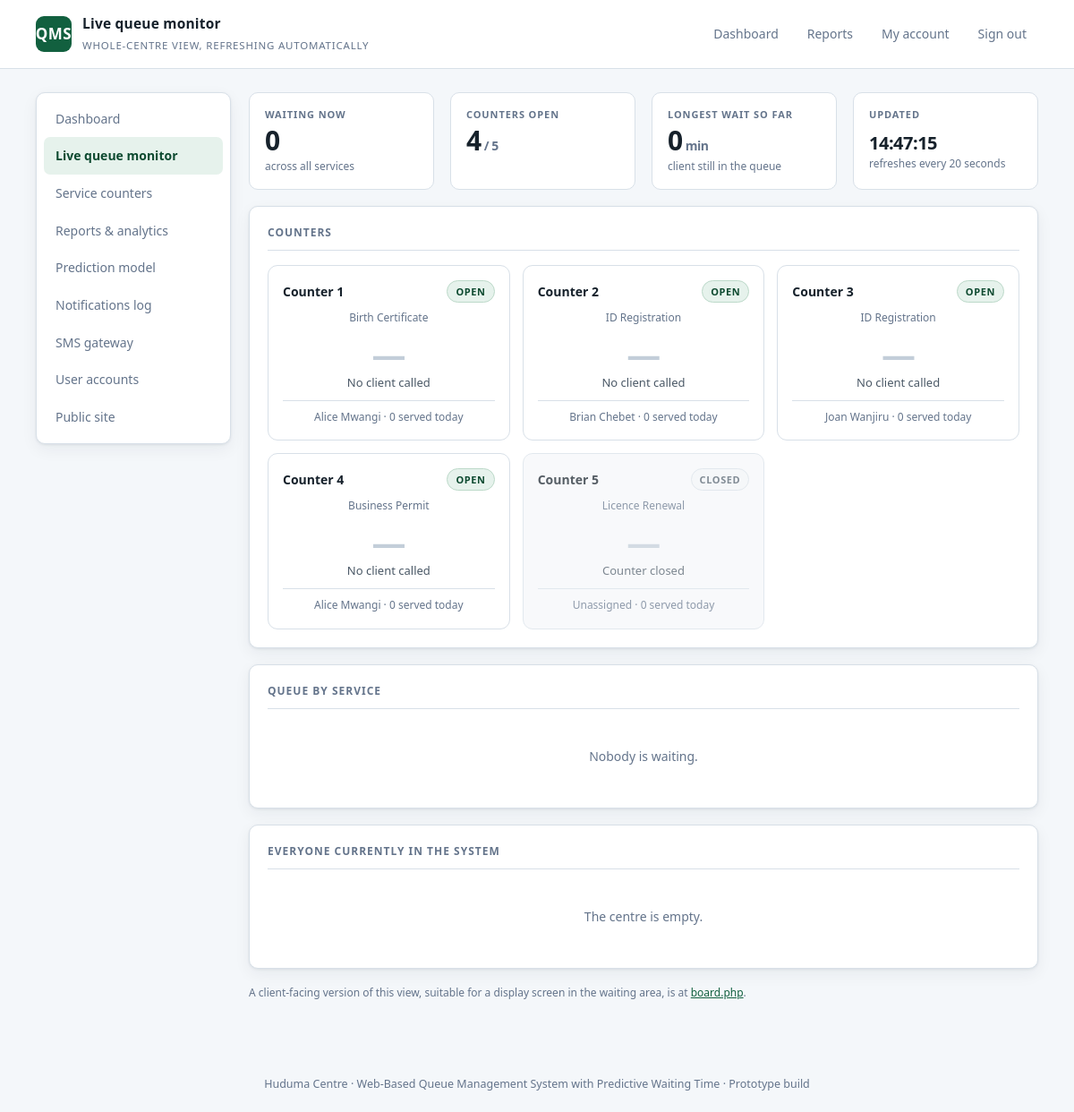
Page /admin/monitor.php (signed in) on the committed database.
### tables this page shows
CREATE TABLE service_counter (
    counter_id        INT AUTO_INCREMENT PRIMARY KEY,
    counter_name      VARCHAR(60)  NOT NULL,
    service_type      VARCHAR(80)  NOT NULL,
    status            ENUM('open','closed') NOT NULL DEFAULT 'closed',
    assigned_staff_id INT DEFAULT NULL,
    CONSTRAINT fk_counter_staff FOREIGN KEY (assigned_staff_id)
        REFERENCES user (user_id) ON DELETE SET NULL,
    INDEX idx_counter_service (service_type, status)
);

CREATE TABLE user (
    user_id        INT AUTO_INCREMENT PRIMARY KEY,
    full_name      VARCHAR(120)  NOT NULL,
    phone_number   VARCHAR(20)   NOT NULL,
    email          VARCHAR(120)  DEFAULT NULL,
    password_hash  VARCHAR(255)  DEFAULT NULL,
    role           ENUM('client','staff','admin') NOT NULL DEFAULT 'client',
    created_at     DATETIME      NOT NULL DEFAULT CURRENT_TIMESTAMP,
    INDEX idx_user_phone (phone_number),
    UNIQUE KEY uq_user_email (email)
);

### includes/helpers.php (called while the page is built, shortened)
<?php
require_once __DIR__ . '/db.php';
function e(?string $s): string
{
    return htmlspecialchars((string)$s, ENT_QUOTES, 'UTF-8');
}

### includes/auth.php (called while the page is built, shortened)
<?php
require_once __DIR__ . '/helpers.php';
function auth_user(): ?array
{
    return $_SESSION['user'] ?? null;
}

### includes/db.php (called while the page is built, shortened)
<?php
function db(): PDO
{
    static $pdo = null;
    if ($pdo === null) {
        $dsn = sprintf('mysql:host=%s;dbname=%s;charset=utf8mb4', DB_HOST, DB_NAME);
        try {
            $pdo = new PDO($dsn, DB_USER, DB_PASS, [
                PDO::ATTR_ERRMODE            => PDO::ERRMODE_EXCEPTION,
                PDO::ATTR_DEFAULT_FETCH_MODE => PDO::FETCH_ASSOC,
                PDO::ATTR_EMULATE_PREPARES   => false,
            ]);
        } catch (PDOException $e) {
            http_response_code(500);
            die('Database connection failed. Check config/config.php. '
                . (APP_DEBUG ? htmlspecialchars($e->getMessage()) : ''));
        }
    }
    return $pdo;
}
function q(string $sql, array $params = []): PDOStatement
{
    $stmt = db()->prepare($sql);
    $stmt->execute($params);
    return $stmt;
}
function q_all(string $sql, array $params = []): array
{
    return q($sql, $params)->fetchAll();
}

### admin/monitor.php (the view, shortened to what this page needs)
<?php
require_once __DIR__ . '/../includes/layout.php';
$counters = q_all(
    'SELECT sc.*, u.full_name AS staff_name,
            (SELECT qe.queue_number FROM queue_entry qe
              WHERE qe.counter_id = sc.counter_id
                AND qe.status IN ("called","in_service")
              ORDER BY qe.called_time DESC LIMIT 1) AS now_serving,
            (SELECT qe.status FROM queue_entry qe
              WHERE qe.counter_id = sc.counter_id
                AND qe.status IN ("called","in_service")
              ORDER BY qe.called_time DESC LIMIT 1) AS now_status,
            (SELECT u2.full_name FROM queue_entry qe
               JOIN user u2 ON u2.user_id = qe.user_id
              WHERE qe.counter_id = sc.counter_id
                AND qe.status IN ("called","in_service")
              ORDER BY qe.called_time DESC LIMIT 1) AS client_name,
            (SELECT COUNT(*) FROM queue_entry qe
              WHERE qe.counter_id = sc.counter_id AND qe.status = "completed"
                AND DATE(qe.service_end_time) = CURDATE()) AS served_today
       FROM service_counter sc
  LEFT JOIN user u ON u.user_id = sc.assigned_staff_id
   ORDER BY sc.counter_id');
$services = q_all(
    'SELECT service_type,
            COUNT(*) AS waiting,
            SUM(status = "checked_in") AS checked_in,
            AVG(predicted_wait_time) AS avg_wait,
            MAX(predicted_wait_time) AS max_wait,
            MIN(join_time) AS oldest
       FROM queue_entry
      WHERE status IN ("waiting","checked_in")
      GROUP BY service_type
      ORDER BY waiting DESC');
$queue = q_all(
    'SELECT qe.queue_number, qe.service_type, qe.status, qe.join_time,
            qe.predicted_wait_time, qe.delivery_channel, u.full_name,
            sc.counter_name,
            TIMESTAMPDIFF(MINUTE, qe.join_time, NOW()) AS waiting_minutes
       FROM queue_entry qe
       JOIN user u ON u.user_id = qe.user_id
  LEFT JOIN service_counter sc ON sc.counter_id = qe.counter_id
      WHERE qe.status IN ("waiting","checked_in","called","in_service")
      ORDER BY FIELD(qe.status,"in_service","called","checked_in","waiting"),
               qe.join_time ASC');
$totalWaiting = 0;
$openCounters = 0;
foreach ($counters as $c) {
    if ($c['status'] === 'open') {
        $openCounters++;
    }
}
$longest = $queue ? max(array_map(fn($r) => (int)$r['waiting_minutes'], $queue)) : 0;
page_head('Live queue monitor', 'monitor', [
    'heading'    => 'Live queue monitor',
    'subheading' => 'Whole-centre view, refreshing automatically',
]);
?>
<div class="side-layout">
  <nav class="sidenav">
    <a href="dashboard.php">Dashboard</a>
    <a class="on" href="monitor.php">Live queue monitor</a>
    <a href="counters.php">Service counters</a>
    <a href="reports.php">Reports &amp; analytics</a>
    <a href="model.php">Prediction model</a>
    <a href="notifications.php">Notifications log</a>
    <a href="gateway.php">SMS gateway</a>
    <a href="users.php">User accounts</a>
    <a href="../index.php">Public site</a>
  </nav>
  <div>
    <div class="grid g4" style="margin-bottom:18px;">
      <div class="stat"><div class="k">Waiting now</div>
        <div class="v"><?= $totalWaiting ?></div>
        <div class="d">across all services</div></div>
      <div class="stat"><div class="k">Counters open</div>
        <div class="v"><?= $openCounters ?><small> / <?= count($counters) ?></small></div></div>
      <div class="stat"><div class="k">Longest wait so far</div>
        <div class="v"><?= $longest ?><small> min</small></div>
        <div class="d">client still in the queue</div></div>
      <div class="stat"><div class="k">Updated</div>
        <div class="v" style="font-size:20px; padding-top:8px;"><?= date('H:i:s') ?></div>
        <div class="d">refreshes every 20 seconds</div></div>
    </div>
    <div class="panel">
      <h2>Counters</h2>
      <div class="monitor-grid">
        <?php foreach ($counters as $c): ?>
          <div class="monitor-card <?= $c['status'] === 'open' ? '' : 'closed' ?>">
            <div class="mc-head">
              <b><?= e($c['counter_name']) ?></b>
              <?= badge($c['status']) ?>
            </div>
            <div class="mc-service"><?= e($c['service_type']) ?></div>
            <?php if ($c['now_serving']): ?>
              <div class="mc-number"><?= e($c['now_serving']) ?></div>
              <div class="mc-client"><?= e($c['client_name'] ?? '') ?></div>
              <div class="tiny muted"><?= badge($c['now_status']) ?></div>
            <?php else: ?>
              <div class="mc-number idle">&mdash;</div>
              <div class="mc-client muted">
                <?= $c['status'] === 'open' ? 'No client called' : 'Counter closed' ?></div>
            <?php endif; ?>
            <div class="mc-foot tiny muted">
              <?= e($c['staff_name'] ?? 'Unassigned') ?>
              &middot; <?= (int)$c['served_today'] ?> served today
            </div>
          </div>
        <?php endforeach; ?>
      </div>
    </div>
    <div class="panel">
      <h2>Queue by service</h2>
      <?php if (!$services): ?>
        <div class="empty">Nobody is waiting.</div>
      <?php endif; ?>
    </div>
    <div class="panel">
      <h2>Everyone currently in the system</h2>
      <?php if (!$queue): ?>
        <div class="empty">The centre is empty.</div>
      <?php endif; ?>
    </div>
    <p class="tiny muted">
      A client-facing version of this view, suitable for a display screen in
      the waiting area, is at <a href="../board.php" target="_blank">board.php</a>.
    </p>
  </div>
</div>
<?php page_foot(); ?>

### includes/layout.php (shortened to what this page needs)
<?php
require_once __DIR__ . '/helpers.php';
require_once __DIR__ . '/auth.php';
function base_url(): string
{
    return defined('QMS_ROOT') ? QMS_ROOT : './';
}
function page_head(string $title, string $active = '', array $opts = []): void
{
    $root = base_url();
    $user = auth_user();
    ?><!DOCTYPE html>
<html lang="en">
<head>
<link rel="stylesheet" href="<?= e($root) ?>assets/css/style.css">
</head>
<body>
<header class="topbar">
  <div class="topbar-inner">
    <a class="brand" href="<?= e($root) ?>index.php">
      <span class="brand-mark">QMS</span>
      <span>
        <span class="brand-name"><?= e($opts['heading'] ?? 'Queue Management System') ?></span><br>
        <span class="brand-sub"><?= e($opts['subheading'] ?? CENTRE_NAME) ?></span>
      </span>
    </a>
    <nav class="nav">
      <?php if ($user && $user['role'] === 'staff'): ?>
        <a href="<?= e($root) ?>staff/counter.php" class="<?= $active === 'counter' ? 'on' : '' ?>">My counter</a>
        <a href="<?= e($root) ?>account.php" class="<?= $active === 'account' ? 'on' : '' ?>">My account</a>
        <a href="<?= e($root) ?>index.php">Public site</a>
        <a href="<?= e($root) ?>logout.php">Sign out</a>
      <?php elseif ($user && $user['role'] === 'admin'): ?>
        <a href="<?= e($root) ?>admin/dashboard.php" class="<?= $active === 'dashboard' ? 'on' : '' ?>">Dashboard</a>
        <a href="<?= e($root) ?>admin/reports.php" class="<?= $active === 'reports' ? 'on' : '' ?>">Reports</a>
        <a href="<?= e($root) ?>account.php" class="<?= $active === 'account' ? 'on' : '' ?>">My account</a>
        <a href="<?= e($root) ?>logout.php">Sign out</a>
      <?php endif; ?>
    </nav>
  </div>
</header>
<main class="wrap <?= !empty($opts['narrow']) ? 'wrap-narrow' : '' ?>">
<?php
}
function page_foot(): void
{
    ?>
</main>
<footer class="foot">
  <?= e(CENTRE_NAME) ?> &middot; Web-Based Queue Management System with Predictive
  Waiting Time &middot; Prototype build
</footer>
</body>
</html>
<?php
}
function badge(string $status): string
{
    return '<span class="badge ' . e($status) . '">'
        . e(strtoupper(str_replace('_', ' ', $status))) . '</span>';
}

### assets/css/style.css (style rules this page uses)
:root { --ink: #16212b; --muted: #64748b; --line: #d8e0e8; --bg: #f4f7fa; --panel: #ffffff; --brand: #12603f; --brand-dk: #0d4a30; --brand-lt: #e6f2ec; --accent: #b4531f; --danger: #a32d20; --ok: #12603f; --warn: #8a6412; --radius: 10px; --shadow: 0 1px 3px rgba(16,32,48,.08), 0 6px 18px rgba(16,32,48,.06); }
* { box-sizing: border-box; margin: 0; padding: 0; }
body { font-family: "Segoe UI", system-ui, -apple-system, Roboto, Arial, sans-serif; background: var(--bg); color: var(--ink); line-height: 1.55; font-size: 15px; }
a { color: var(--brand); }
.topbar { background: var(--panel); border-bottom: 1px solid var(--line); position: sticky; top: 0; z-index: 20; }
.topbar-inner { max-width: 1160px; margin: 0 auto; padding: 14px 20px; display: flex; align-items: center; justify-content: space-between; gap: 20px; }
.brand { display: flex; align-items: center; gap: 12px; text-decoration: none; color: inherit; }
.brand-mark { width: 40px; height: 40px; border-radius: 9px; background: var(--brand); color: #fff; display: flex; align-items: center; justify-content: center; font-weight: 700; font-size: 17px; letter-spacing: .5px; flex: none; }
.brand-name { font-weight: 700; font-size: 15.5px; letter-spacing: .2px; }
.brand-sub { font-size: 11.5px; color: var(--muted); text-transform: uppercase; letter-spacing: .8px; }
.nav { display: flex; gap: 6px; flex-wrap: wrap; }
.nav a { padding: 7px 13px; border-radius: 7px; text-decoration: none; color: var(--muted); font-size: 14px; font-weight: 500; }
.wrap { max-width: 1160px; margin: 0 auto; padding: 26px 20px 60px; }
.panel { background: var(--panel); border: 1px solid var(--line); border-radius: var(--radius); padding: 20px; box-shadow: var(--shadow); margin-bottom: 18px; }
.panel h2 { font-size: 12px; text-transform: uppercase; letter-spacing: 1px; color: var(--muted); font-weight: 700; padding-bottom: 10px; margin-bottom: 16px; border-bottom: 1px solid var(--line); }
.grid { display: grid; gap: 18px; }
.g4 { grid-template-columns: repeat(4, minmax(0,1fr)); }
.stat { background: var(--panel); border: 1px solid var(--line); border-radius: var(--radius); padding: 15px 17px; }
.stat .k { font-size: 11px; text-transform: uppercase; letter-spacing: .9px; color: var(--muted); font-weight: 600; }
.stat .v { font-size: 30px; font-weight: 700; line-height: 1.15; margin-top: 4px; letter-spacing: -.5px; }
.stat .v small { font-size: 14px; font-weight: 600; color: var(--muted); }
.stat .d { font-size: 12px; color: var(--muted); margin-top: 3px; }
.empty { padding: 26px; text-align: center; color: var(--muted); font-size: 14px; }
.badge { display: inline-block; padding: 3px 9px; border-radius: 20px; font-size: 11px; font-weight: 700; text-transform: uppercase; letter-spacing: .6px; border: 1px solid; }
.badge.open { background:var(--brand-lt); color:var(--brand-dk); border-color:#bcd9c9; }
.badge.closed { background:#f2f5f8; color:#52606d; border-color:#d8e0e8; }
.side-layout { display: grid; grid-template-columns: 218px 1fr; gap: 20px; align-items: start; }
.sidenav { background: var(--panel); border: 1px solid var(--line); border-radius: var(--radius); padding: 8px; box-shadow: var(--shadow); position: sticky; top: 90px; }
.sidenav a { display: block; padding: 10px 13px; border-radius: 7px; text-decoration: none; color: var(--muted); font-size: 14px; font-weight: 500; }
.sidenav a.on { background: var(--brand-lt); color: var(--brand-dk); font-weight: 600; }
.foot { text-align: center; color: var(--muted); font-size: 12.5px; padding: 22px 0; }
.muted { color: var(--muted); }
.tiny { font-size: 12px; }
.monitor-grid { display: grid; gap: 14px; grid-template-columns: repeat(auto-fit, minmax(210px, 1fr)); }
.monitor-card { border: 1px solid var(--line); border-radius: 11px; padding: 16px; background: #fff; text-align: center; }
.monitor-card.closed { background: #f6f8fa; opacity: .72; }
.mc-head { display: flex; justify-content: space-between; align-items: center; margin-bottom: 8px; font-size: 14px; }
.mc-service { font-size: 12px; color: var(--muted); margin-bottom: 10px; }
.mc-number { font-size: 38px; font-weight: 800; line-height: 1.1; letter-spacing: -.5px; }
.mc-number.idle { color: #c3ced9; }
.mc-client { font-size: 13px; color: #4a5866; min-height: 19px; }
.mc-foot { margin-top: 10px; padding-top: 9px; border-top: 1px solid var(--line); }

### rows in the picture
service_counter: counter_name "Counter 1", status "OPEN", service_type "Birth Certificate", shows "No client called", assigned_staff.full_name "Alice Mwangi", served_today "0"
service_counter: counter_name "Counter 2", status "OPEN", service_type "ID Registration", shows "No client called", assigned_staff.full_name "Brian Chebet", served_today "0"
service_counter: counter_name "Counter 3", status "OPEN", service_type "ID Registration", shows "No client called", assigned_staff.full_name "Joan Wanjiru", served_today "0"
service_counter: counter_name "Counter 4", status "OPEN", service_type "Business Permit", shows "No client called", assigned_staff.full_name "Alice Mwangi", served_today "0"
service_counter: counter_name "Counter 5", status "CLOSED", service_type "Licence Renewal", shows "Counter closed", staff_name "Unassigned", served_today "0"

### other values in the picture
$opts['heading'] "Live queue monitor"
$opts['subheading'] "WHOLE-CENTRE VIEW, REFRESHING AUTOMATICALLY"
$totalWaiting "0"
$openCounters "4"
count($counters) "5"
$longest "0"
CENTRE_NAME "Huduma Centre"
